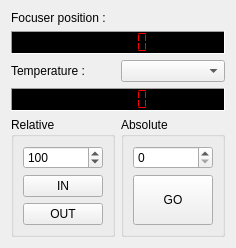
      <widget class="QWidget" name="tab_Focus">
       <attribute name="title">
        <string>Focus</string>
       </attribute>
       <layout class="QVBoxLayout" name="verticalLayout">
        <item>
         <widget class="QLabel" name="label_focuser_position">
          <property name="text">
           <string>Focuser position :</string>
          </property>
         </widget>
        </item>
        <item>
         <widget class="QLCDNumber" name="lcdPosition">
          <property name="enabled">
           <bool>true</bool>
          </property>
          <property name="sizePolicy">
           <sizepolicy hsizetype="MinimumExpanding" vsizetype="MinimumExpanding">
            <horstretch>0</horstretch>
            <verstretch>0</verstretch>
           </sizepolicy>
          </property>
          <property name="palette">
           <palette>
            <active>
             <colorrole role="WindowText">
              <brush brushstyle="SolidPattern">
               <color alpha="255">
                <red>255</red>
                <green>0</green>
                <blue>0</blue>
               </color>
              </brush>
             </colorrole>
             <colorrole role="Window">
              <brush brushstyle="SolidPattern">
               <color alpha="255">
                <red>0</red>
                <green>0</green>
                <blue>0</blue>
               </color>
              </brush>
             </colorrole>
            </active>
            <inactive>
             <colorrole role="WindowText">
              <brush brushstyle="SolidPattern">
               <color alpha="255">
                <red>255</red>
                <green>0</green>
                <blue>0</blue>
               </color>
              </brush>
             </colorrole>
             <colorrole role="Window">
              <brush brushstyle="SolidPattern">
               <color alpha="255">
                <red>0</red>
                <green>0</green>
                <blue>0</blue>
               </color>
              </brush>
             </colorrole>
            </inactive>
            <disabled>
             <colorrole role="WindowText">
              <brush brushstyle="SolidPattern">
               <color alpha="255">
                <red>120</red>
                <green>120</green>
                <blue>120</blue>
               </color>
              </brush>
             </colorrole>
             <colorrole role="Window">
              <brush brushstyle="SolidPattern">
               <color alpha="255">
                <red>0</red>
                <green>0</green>
                <blue>0</blue>
               </color>
              </brush>
             </colorrole>
            </disabled>
           </palette>
          </property>
          <property name="autoFillBackground">
           <bool>true</bool>
          </property>
          <property name="frameShape">
           <enum>QFrame::Panel</enum>
          </property>
          <property name="frameShadow">
           <enum>QFrame::Sunken</enum>
          </property>
          <property name="smallDecimalPoint">
           <bool>false</bool>
          </property>
          <property name="digitCount">
           <number>6</number>
          </property>
          <property name="mode">
           <enum>QLCDNumber::Dec</enum>
          </property>
          <property name="segmentStyle">
           <enum>QLCDNumber::Flat</enum>
          </property>
          <property name="value" stdset="0">
           <double>0.000000000000000</double>
          </property>
          <property name="intValue" stdset="0">
           <number>0</number>
          </property>
         </widget>
        </item>
        <item>
         <layout class="QHBoxLayout" name="horizontalLayout_5">
          <property name="spacing">
           <number>6</number>
          </property>
          <property name="topMargin">
           <number>0</number>
          </property>
          <item>
           <widget class="QLabel" name="label_temperature">
            <property name="text">
             <string>Temperature :</string>
            </property>
           </widget>
          </item>
          <item>
           <widget class="QComboBox" name="comboBox_num_sensor"/>
          </item>
         </layout>
        </item>
        <item>
         <widget class="QLCDNumber" name="lcdTemperature">
          <property name="enabled">
           <bool>true</bool>
          </property>
          <property name="sizePolicy">
           <sizepolicy hsizetype="MinimumExpanding" vsizetype="MinimumExpanding">
            <horstretch>0</horstretch>
            <verstretch>0</verstretch>
           </sizepolicy>
          </property>
          <property name="minimumSize">
           <size>
            <width>0</width>
            <height>0</height>
           </size>
          </property>
          <property name="palette">
           <palette>
            <active>
             <colorrole role="WindowText">
              <brush brushstyle="SolidPattern">
               <color alpha="255">
                <red>255</red>
                <green>0</green>
                <blue>0</blue>
               </color>
              </brush>
             </colorrole>
             <colorrole role="Window">
              <brush brushstyle="SolidPattern">
               <color alpha="255">
                <red>0</red>
                <green>0</green>
                <blue>0</blue>
               </color>
              </brush>
             </colorrole>
            </active>
            <inactive>
             <colorrole role="WindowText">
              <brush brushstyle="SolidPattern">
               <color alpha="255">
                <red>255</red>
                <green>0</green>
                <blue>0</blue>
               </color>
              </brush>
             </colorrole>
             <colorrole role="Window">
              <brush brushstyle="SolidPattern">
               <color alpha="255">
                <red>0</red>
                <green>0</green>
                <blue>0</blue>
               </color>
              </brush>
             </colorrole>
            </inactive>
            <disabled>
             <colorrole role="WindowText">
              <brush brushstyle="SolidPattern">
               <color alpha="255">
                <red>120</red>
                <green>120</green>
                <blue>120</blue>
               </color>
              </brush>
             </colorrole>
             <colorrole role="Window">
              <brush brushstyle="SolidPattern">
               <color alpha="255">
                <red>0</red>
                <green>0</green>
                <blue>0</blue>
               </color>
              </brush>
             </colorrole>
            </disabled>
           </palette>
          </property>
          <property name="autoFillBackground">
           <bool>true</bool>
          </property>
          <property name="frameShape">
           <enum>QFrame::Panel</enum>
          </property>
          <property name="frameShadow">
           <enum>QFrame::Sunken</enum>
          </property>
          <property name="smallDecimalPoint">
           <bool>false</bool>
          </property>
          <property name="digitCount">
           <number>6</number>
          </property>
          <property name="mode">
           <enum>QLCDNumber::Dec</enum>
          </property>
          <property name="segmentStyle">
           <enum>QLCDNumber::Flat</enum>
          </property>
          <property name="value" stdset="0">
           <double>0.000000000000000</double>
          </property>
          <property name="intValue" stdset="0">
           <number>0</number>
          </property>
         </widget>
        </item>
        <item>
         <layout class="QHBoxLayout" name="horizontalLayout">
          <item>
           <widget class="QGroupBox" name="groupBox_relativeMove">
            <property name="title">
             <string>Relative</string>
            </property>
            <layout class="QVBoxLayout" name="verticalLayout_2">
             <item>
              <widget class="QSpinBox" name="spinBox_relative">
               <property name="maximum">
                <number>9999</number>
               </property>
               <property name="value">
                <number>100</number>
               </property>
              </widget>
             </item>
             <item>
              <widget class="QPushButton" name="pushButton_moveIn">
               <property name="sizePolicy">
                <sizepolicy hsizetype="Minimum" vsizetype="MinimumExpanding">
                 <horstretch>0</horstretch>
                 <verstretch>0</verstretch>
                </sizepolicy>
               </property>
               <property name="text">
                <string>IN</string>
               </property>
              </widget>
             </item>
             <item>
              <widget class="QPushButton" name="pushButton_moveOut">
               <property name="sizePolicy">
                <sizepolicy hsizetype="Minimum" vsizetype="MinimumExpanding">
                 <horstretch>0</horstretch>
                 <verstretch>0</verstretch>
                </sizepolicy>
               </property>
               <property name="text">
                <string>OUT</string>
               </property>
              </widget>
             </item>
            </layout>
           </widget>
          </item>
          <item>
           <widget class="QGroupBox" name="groupBox_absoluteMove">
            <property name="title">
             <string>Absolute</string>
            </property>
            <layout class="QVBoxLayout" name="verticalLayout_3">
             <item>
              <widget class="QSpinBox" name="spinBox_absolute">
               <property name="maximum">
                <number>999999</number>
               </property>
               <property name="value">
                <number>0</number>
               </property>
              </widget>
             </item>
             <item>
              <widget class="QPushButton" name="pushButton_moveAbsolute">
               <property name="sizePolicy">
                <sizepolicy hsizetype="Minimum" vsizetype="MinimumExpanding">
                 <horstretch>0</horstretch>
                 <verstretch>0</verstretch>
                </sizepolicy>
               </property>
               <property name="text">
                <string>GO</string>
               </property>
              </widget>
             </item>
            </layout>
           </widget>
          </item>
         </layout>
        </item>
       </layout>
      </widget>
